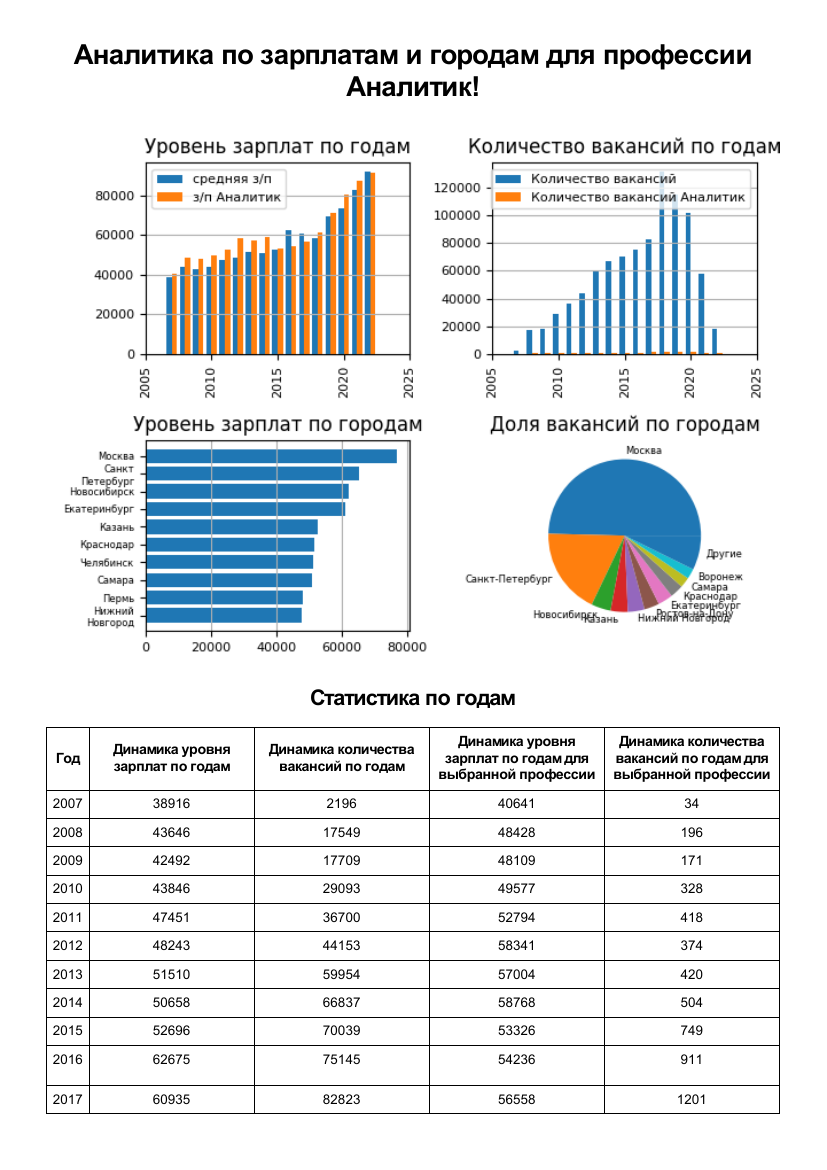

This figure's Python source:
import matplotlib.pyplot as plt
import pdfkit
import pathlib
from utils import Utils
from jinja2 import Environment, FileSystemLoader
from typing import Dict
from openpyxl import Workbook
from openpyxl.styles import Border, Font, Alignment, Side
from openpyxl.utils import get_column_letter


class Report:
    def __init__(self):
        self.workbook = Workbook()

    def generate_excel(
            self,
            all_salary_level: Dict[str, int],
            all_vacancies_count: Dict[str, int],
            salary_level: Dict[str, int],
            vacancies_count: Dict[str, int],
            by_city_level: Dict[str, float],
            vacancies_part: Dict[str, float]
    ) -> None:
        self.workbook.active.title = "Статистика по годам"
        self.workbook.create_sheet("Статистика по городам", 1)
        self.__make_year(
            self.workbook["Статистика по годам"],
            all_salary_level,
            all_vacancies_count,
            salary_level,
            vacancies_count
        )
        self.__make_city(
            self.workbook["Статистика по городам"],
            Utils.slice_dict(by_city_level, 10),
            Utils.slice_dict(vacancies_part, 10)
        )
        self.__stylizing_xlsx()

        self.workbook.save("report.xlsx")

    def generate_image(
            self,
            vacancy_name: str,
            all_salary_level: Dict[str, int],
            all_vacancies_count: Dict[str, int],
            salary_level: Dict[str, int],
            vacancies_count: Dict[str, int],
            by_city_level: Dict[str, float],
            vacancies_part: Dict[str, float]
    ) -> None:
        fig = plt.figure()
        salary_year = fig.add_subplot(2, 2, 1)
        vacancies_year = fig.add_subplot(2, 2, 2)
        salary_city = fig.add_subplot(2, 2, 3)
        part_city = fig.add_subplot(2, 2, 4)

        salary_year.bar(
            [int(e) - 0.2 for e in all_salary_level.keys()],
            list(all_salary_level.values()),
            width=0.4,
            label="средняя з/п"
        )
        salary_year.bar(
            [int(e) + 0.2 for e in salary_level.keys()],
            list(salary_level.values()),
            width=0.4,
            label=f"з/п {vacancy_name}"
        )

        vacancies_year.bar(
            [int(e) - 0.2 for e in all_vacancies_count.keys()],
            list(all_vacancies_count.values()),
            width=0.4,
            label="Количество вакансий"
        )
        vacancies_year.bar(
            [int(e) + 0.2 for e in vacancies_count.keys()],
            list(vacancies_count.values()),
            width=0.4,
            label=f"Количество вакансий {vacancy_name}"
        )

        by_city_level_sliced = dict(reversed(Utils.slice_dict(by_city_level, 10).items()))
        salary_city.barh(
            list(by_city_level_sliced.keys()),
            list(by_city_level_sliced.values())
        )

        vacancies_part_sliced = Utils.slice_dict(vacancies_part, 10)
        other_part = sum(Utils.dict_difference(vacancies_part_sliced, vacancies_part).values())
        part_city.pie(
            [e * 100 for e in vacancies_part_sliced.values()] + [other_part * 100],
            labels=list(vacancies_part_sliced.keys()) + ["Другие"],
            textprops={'fontsize': 6}
        )

        self.__format_histograms(
            salary_year,
            vacancies_year,
            salary_city,
            part_city
        )
        fig.tight_layout()
        plt.savefig('graph.png')

    def generate_pdf(
            self,
            vacancy_name
    ) -> None:
        env = Environment(loader=FileSystemLoader("."))
        template = env.get_template("pdf_template.html")
        pdf_template = template.render({
            "vacancy_name": vacancy_name,
            "img": pathlib.Path("graph.png").resolve().__str__(),
            "workbook": self.workbook
        })

        config = pdfkit.configuration(wkhtmltopdf=r"C:\Program Files\wkhtmltopdf\bin\wkhtmltopdf.exe")
        pdfkit.from_string(pdf_template, "report.pdf", configuration=config, options={"enable-local-file-access": True})

    @staticmethod
    def __format_histograms(
            salary_year,
            vacancies_year,
            salary_city,
            part_city
    ) -> None:
        salary_year.set_title("Уровень зарплат по годам")
        salary_year.grid(axis='y')
        salary_year.tick_params(labelsize=8)
        salary_year.set_xticks(salary_year.get_xticks(), salary_year.get_xticklabels(), rotation=90)
        salary_year.legend(fontsize=8)

        vacancies_year.set_title("Количество вакансий по годам")
        vacancies_year.grid(axis='y')
        vacancies_year.tick_params(labelsize=8)
        vacancies_year.set_xticks(vacancies_year.get_xticks(), vacancies_year.get_xticklabels(), rotation=90)
        vacancies_year.legend(fontsize=8)

        salary_city.grid(axis='x')
        salary_city.set_yticklabels(
            labels=[Utils.wrap_text(e.get_text(), [" ", "-"]) for e in salary_city.get_yticklabels()],
            fontsize=6
        )
        salary_city.tick_params(axis="x", labelsize=8)
        salary_city.set_title("Уровень зарплат по городам")

        part_city.set_title("Доля вакансий по городам")

    def __stylizing_xlsx(self) -> None:
        bd = Side(style='thin', color="000000")
        for sheet in self.workbook:
            column_widths = []
            for row_count, row in enumerate(sheet.iter_rows()):
                for i, cell in enumerate(row):
                    cell.border = Border(left=bd, top=bd, right=bd, bottom=bd)
                    if row_count == 0:
                        cell.font = Font(bold=True)
                    else:
                        cell.alignment = Alignment(horizontal="right")
                    if len(column_widths) > i:
                        if len(str(cell.value)) > column_widths[i]:
                            column_widths[i] = len(str(cell.value))
                    else:
                        column_widths += [len(str(cell.value))]

            for i, column_width in enumerate(column_widths, 1):
                sheet.column_dimensions[get_column_letter(i)].width = column_width + 4

        for percent_cell in self.workbook["Статистика по городам"]["E"]:
            percent_cell.number_format = "0.00%"

    @staticmethod
    def __make_year(
            worksheet,
            all_salary_level: Dict[str, int],
            all_vacancies_count: Dict[str, int],
            salary_level: Dict[str, int],
            vacancies_count: Dict[str, int]
    ) -> None:
        worksheet.append([
            "Год",
            "Динамика уровня зарплат по годам",
            "Динамика количества вакансий по годам",
            "Динамика уровня зарплат по годам для выбранной профессии",
            "Динамика количества вакансий по годам для выбранной профессии"
        ])
        for key in all_salary_level.keys():
            worksheet.append([
                key,
                all_salary_level[key],
                all_vacancies_count[key],
                salary_level[key],
                vacancies_count[key]
            ])

    @staticmethod
    def __make_city(
            worksheet,
            by_city_level: Dict[str, float],
            vacancies_part: Dict[str, float]
    ) -> None:
        worksheet.append([
            "Город",
            "Уровень зарплат по городам (в порядке убывания)",
            "",
            "Город",
            "Доля вакансий по городам (в порядке убывания)"
        ])
        level_keys = list(by_city_level.keys())
        part_keys = list(vacancies_part.keys())
        for i in range(len(level_keys)):
            level_key = level_keys[i]
            part_key = part_keys[i]
            worksheet.append([
                level_key,
                by_city_level[level_key],
                "",
                part_key,
                vacancies_part[part_key]
            ])